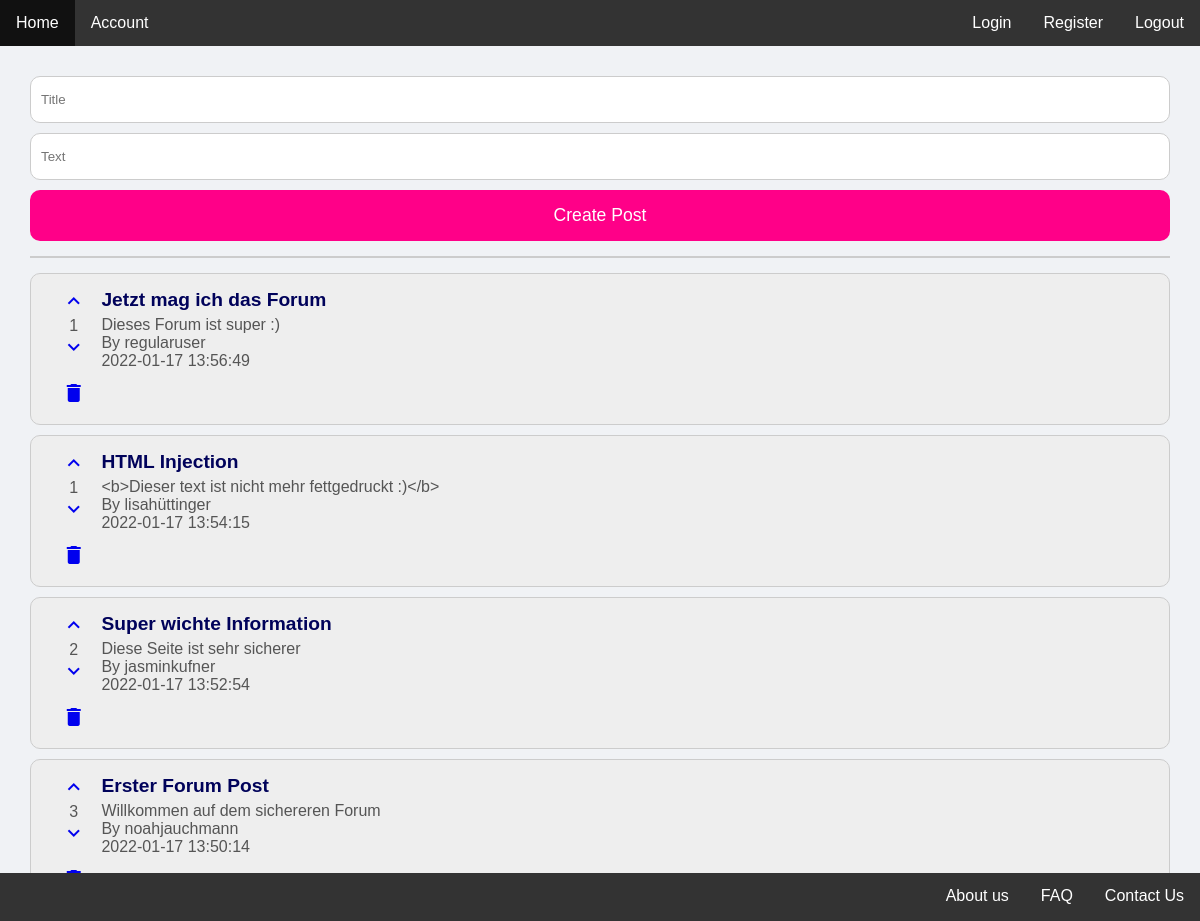
/index.php (signed in), run on the app's committed database.
### tables this page shows
CREATE TABLE `post` (
  `post_id` int(11) NOT NULL,
  `title` varchar(32) NOT NULL DEFAULT '""',
  `content` longtext NOT NULL DEFAULT '""',
  `author` int(11) NOT NULL,
  `creation_date` timestamp NOT NULL DEFAULT current_timestamp()
);

CREATE TABLE `user` (
  `user_id` int(11) NOT NULL,
  `username` varchar(64) NOT NULL,
  `password` varchar(255) NOT NULL,
  `file_path` varchar(64) NOT NULL DEFAULT 'upload/default.png',
  `is_admin` tinyint(1) DEFAULT NULL,
  `creation_date` timestamp NOT NULL DEFAULT current_timestamp()
);

### index.php (the view, shortened to what this page needs)
<?php
include_once 'dbconnect.php';
include 'header.php';
if (session_id() == '' || !isset($_SESSION['signed_in'])) {
    echo'
    <h1>Welcome to our forum - come join us!</h1><br>
    <h2>Here we offer you:</h2> <br>
    - your personal account <br><br>
    - the opportunity to create posts and share you thoughts with the whole community <br><br>
    - the possibilty of expressing your opinion by up- or downvoting posts <br><br><br>
    <h4>What are you waiting for?</h4>
    <div class="alert yellow">
        <span class="closebtn" onclick="this.parentElement.style.display=\'none\';">&times;</span>
        You are currently not logged in. You can log in <a href="/forum/login.php">here</a> or register <a href="/forum/register.php">here</a> to create an account.
    </div>
    ';
} else {
        echo'
        <div class="createpost">
        <form action="" method="post" id="submitpost">
            <input type="text" id="title" name="title" value="" placeholder="Title" required><br>
            <input type="text" id="text" name="text" value="" placeholder="Text" required><br>
            <input type="submit" id="createpost" class="createpost" name="createpost" value="Create Post">
        </form>
        </div>';
        echo "<hr>";
    $sql = "SELECT post.creation_date, post.post_id, user.username, post.title, post.content FROM post LEFT JOIN user ON post.author = user.user_id ORDER BY creation_date DESC;";
    if ($res = mysqli_query($conn, $sql)) {
        echo "<div class='window scroll forum'>";
        while ($row = mysqli_fetch_array( $res, MYSQLI_ASSOC))
        {
            $creation_date = $row['creation_date'];
            $post_id = $row['post_id'];
            $username = $row['username'];
            $title= $row['title'];
            $content = $row['content'];
            echo "<div class='post'>";
            echo "<div class='left'>";
            $sql_vote = "SELECT SUM(vote) AS 'votes' FROM `user_post` WHERE `post_id` = $post_id;";
            $result = mysqli_query($conn, $sql_vote);
            $row = mysqli_fetch_array( $result, MYSQLI_ASSOC);
            echo "<a href='?action=upvote&post=$post_id'><i class='material-icons'>expand_less</i></a><br>";
            if ($row['votes'] <> NULL) {
                echo "$row[votes]";
            }else{
                echo "0";
            }
            echo "<br><a href='?action=downvote&post=$post_id'><i class='material-icons'>expand_more</i></a><br>";
            if ($_SESSION['is_admin']){
                echo "<br><a href='?action=delete&post=$post_id'><i class='material-icons'>delete</i></a><br>";
            }
            echo "</div>";
            echo "<div class='right'>";
            echo "<h4>$title</h4>";
            echo "$content<br>";
            echo "By $username<br>";
            echo "$creation_date<br>";
            echo "</div>";
            echo' <br style="clear:both;"/>';
            echo "</div>";
        }
        echo "</div>";
    }else {
        echo "ERROR: Could't execute<br>";
    }
}
include 'footer.php';
?>

### header.php (shortened to what this page needs)
<!doctype html>
<html lang="en">
<head>
    <link rel="stylesheet" href="/forum/style.css" type="text/css">
</head>
<body>
    <h1>myForum</h1>
    <div id="wrapper">
        <ul class="header">
            <li style="float:left"><a href="/forum/index.php">Home</a></li>
            <li style="float:left"><a href="/forum/account.php">Account</a></li>
            <li><a href="/forum/logout.php">Logout</a></li>
            <li><a href="/forum/register.php">Register</a></li>
            <li><a href="/forum/login.php">Login</a></li>
        </ul>
    <div id="content">

### footer.php
        </div>
    </div>
    <div>
        <ul class="footer">
            <li><a href="/forum/footerPages.php?site=contactus">Contact Us</a></li>
            <li><a href="/forum/footerPages.php?site=faq">FAQ</a></li>
            <li><a href="/forum/footerPages.php?site=aboutus">About us</a></li>
        </ul>
    </div>
</body>
</html>

### style.css (style rules this page uses)
* { margin: 0; }
html { text-align: center; font-family: sans-serif; height: 100%; width: 100%; overflow-x: hidden; }
body { background-color: #f0f2f5; color: #555; }
input { border-radius: 10px; width: 100%; padding: 15px 10px; margin: 5px 0; display: inline-block; border: 1px solid #ccc; box-sizing: border-box; }
input[type=submit] { border: none; background-color: #191; color: white; font-size: 1.1em; }
a { font-size: 1em; }
h1 { font-size: 1.7em; font-weight: 500; line-height: 1.5; }
h4 { font-size: 1.2em; color: #00025a; padding-bottom: 5px; }
hr { margin-top: 10px; margin-bottom: 15px; border: 1px solid #ccc; }
ul { list-style-type: none; margin: 0; padding: 0; overflow: hidden; background-color: #333; position: fixed; width: 100%; }
.header { top: 0; }
.footer { height: 3em; bottom: 0; left: 0; }
li { float: right; }
li a { display: block; color: white; text-align: center; padding: 14px 16px; text-decoration: none; }
#content { margin: 2.5%; margin-right: 2.5%; float: left; text-align: left; width: 95%; }
.scroll { overflow-y: scroll; }
div.post { background-color: #eee; width: 100%; margin-bottom: 10px; padding: 15px; border: 1px solid #ccc; border-radius: 10px; box-sizing: border-box; resize: vertical; height: auto; }
div.left { float: left; width: 5%; text-align: center; }
.right { float: right; width: 95%; }
.createpost { width: 100%; color: white; text-align: center; }
input.createpost { background-color: #f08; }

### data on the page
post: row "1", title "Jetzt mag ich das Forum", content "Dieses Forum ist super :)", author.username "regularuser", creation_date "2022-01-17 13:56:49"
post: row "1", title "HTML Injection", content "<b>Dieser text ist nicht mehr fettgedruckt :)</b>", author.username "lisahüttinger", creation_date "2022-01-17 13:54:15"
post: row "2", title "Super wichte Information", content "Diese Seite ist sehr sicherer", author.username "jasminkufner", creation_date "2022-01-17 13:52:54"
post: row "3", title "Erster Forum Post", content "Willkommen auf dem sichereren Forum", author.username "noahjauchmann", creation_date "2022-01-17 13:50:14"
